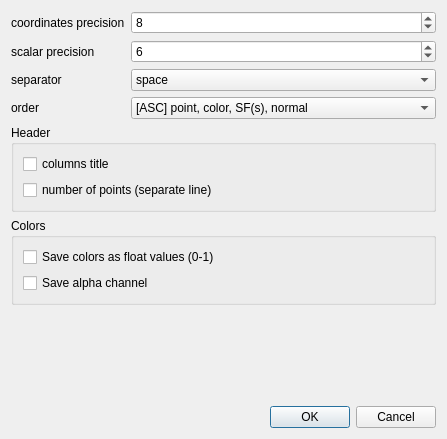
<?xml version="1.0" encoding="UTF-8"?>
<ui version="4.0">
 <class>AsciiSaveDialog</class>
 <widget class="QDialog" name="AsciiSaveDialog">
  <property name="geometry">
   <rect>
    <x>0</x>
    <y>0</y>
    <width>447</width>
    <height>439</height>
   </rect>
  </property>
  <property name="windowTitle">
   <string>Save ASCII file</string>
  </property>
  <layout class="QVBoxLayout" name="verticalLayout_2">
   <item>
    <layout class="QFormLayout" name="formLayout">
     <item row="0" column="0">
      <widget class="QLabel" name="label">
       <property name="text">
        <string>coordinates precision</string>
       </property>
      </widget>
     </item>
     <item row="0" column="1">
      <widget class="QSpinBox" name="coordsPrecisionSpinBox">
       <property name="maximum">
        <number>16</number>
       </property>
       <property name="value">
        <number>8</number>
       </property>
      </widget>
     </item>
     <item row="1" column="0">
      <widget class="QLabel" name="label_2">
       <property name="text">
        <string>scalar precision</string>
       </property>
      </widget>
     </item>
     <item row="1" column="1">
      <widget class="QSpinBox" name="sfPrecisionSpinBox">
       <property name="maximum">
        <number>12</number>
       </property>
       <property name="value">
        <number>6</number>
       </property>
      </widget>
     </item>
     <item row="2" column="0">
      <widget class="QLabel" name="label_3">
       <property name="text">
        <string>separator</string>
       </property>
      </widget>
     </item>
     <item row="2" column="1">
      <widget class="QComboBox" name="separatorComboBox">
       <item>
        <property name="text">
         <string>space</string>
        </property>
       </item>
       <item>
        <property name="text">
         <string>semicolon</string>
        </property>
       </item>
       <item>
        <property name="text">
         <string>comma</string>
        </property>
       </item>
       <item>
        <property name="text">
         <string>tabulation</string>
        </property>
       </item>
      </widget>
     </item>
     <item row="3" column="0">
      <widget class="QLabel" name="label_4">
       <property name="text">
        <string>order</string>
       </property>
      </widget>
     </item>
     <item row="3" column="1">
      <widget class="QComboBox" name="orderComboBox">
       <item>
        <property name="text">
         <string>[ASC] point, color, SF(s), normal</string>
        </property>
       </item>
       <item>
        <property name="text">
         <string>[PTS] point, SF(s), color, normal</string>
        </property>
       </item>
      </widget>
     </item>
    </layout>
   </item>
   <item>
    <widget class="QGroupBox" name="groupBox">
     <property name="title">
      <string>Header</string>
     </property>
     <layout class="QVBoxLayout" name="verticalLayout">
      <item>
       <widget class="QCheckBox" name="columnsHeaderCheckBox">
        <property name="text">
         <string>columns title</string>
        </property>
       </widget>
      </item>
      <item>
       <widget class="QCheckBox" name="pointCountHeaderCheckBox">
        <property name="text">
         <string>number of points (separate line)</string>
        </property>
       </widget>
      </item>
     </layout>
    </widget>
   </item>
   <item>
    <widget class="QGroupBox" name="colorOptionsGroupBox">
     <property name="title">
      <string>Colors</string>
     </property>
     <layout class="QVBoxLayout" name="verticalLayout_3">
      <item>
       <widget class="QCheckBox" name="saveFloatColorsCheckBox">
        <property name="toolTip">
         <string>Save RGB color components as floats values between 0 and 1</string>
        </property>
        <property name="text">
         <string>Save colors as float values (0-1)</string>
        </property>
       </widget>
      </item>
      <item>
       <widget class="QCheckBox" name="saveAlphaChannelCheckBox">
        <property name="toolTip">
         <string>Save RGB color components as floats values between 0 and 1</string>
        </property>
        <property name="text">
         <string>Save alpha channel</string>
        </property>
       </widget>
      </item>
     </layout>
    </widget>
   </item>
   <item>
    <spacer name="verticalSpacer">
     <property name="orientation">
      <enum>Qt::Vertical</enum>
     </property>
     <property name="sizeHint" stdset="0">
      <size>
       <width>20</width>
       <height>40</height>
      </size>
     </property>
    </spacer>
   </item>
   <item>
    <widget class="QDialogButtonBox" name="buttonBox">
     <property name="orientation">
      <enum>Qt::Horizontal</enum>
     </property>
     <property name="standardButtons">
      <set>QDialogButtonBox::Cancel|QDialogButtonBox::Ok</set>
     </property>
    </widget>
   </item>
  </layout>
 </widget>
 <resources/>
 <connections>
  <connection>
   <sender>buttonBox</sender>
   <signal>accepted()</signal>
   <receiver>AsciiSaveDialog</receiver>
   <slot>accept()</slot>
   <hints>
    <hint type="sourcelabel">
     <x>248</x>
     <y>254</y>
    </hint>
    <hint type="destinationlabel">
     <x>157</x>
     <y>274</y>
    </hint>
   </hints>
  </connection>
  <connection>
   <sender>buttonBox</sender>
   <signal>rejected()</signal>
   <receiver>AsciiSaveDialog</receiver>
   <slot>reject()</slot>
   <hints>
    <hint type="sourcelabel">
     <x>316</x>
     <y>260</y>
    </hint>
    <hint type="destinationlabel">
     <x>286</x>
     <y>274</y>
    </hint>
   </hints>
  </connection>
 </connections>
</ui>
